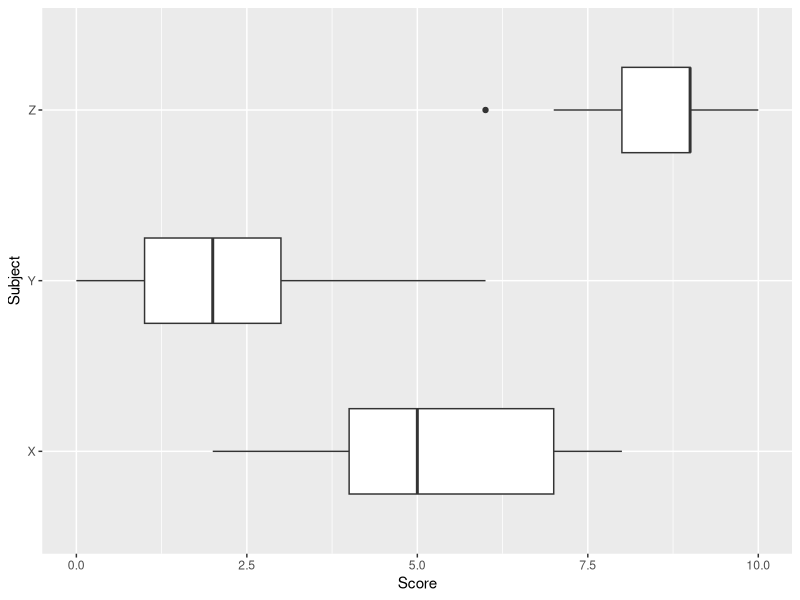

Generate this figure with R:
## ---- chunk 1
## DATA GENERATION
library(ggplot2)
set.seed(123)
n <- 20
x <- rbinom(n, 10, 0.5)
y <- rbinom(n, 10, 0.2)
z <- rbinom(n, 10, 0.8)
Score <- c(x, y, z)
Subject <- c(rep('X', n), rep('Y', n), rep('Z', n))
data <- data.frame(Score, Subject)

## QUESTION/ANSWER GENERATION
## ---- chunk 2
p <- ggplot(data, aes(x=Score, y=Subject)) + geom_boxplot(width=0.5)
p
